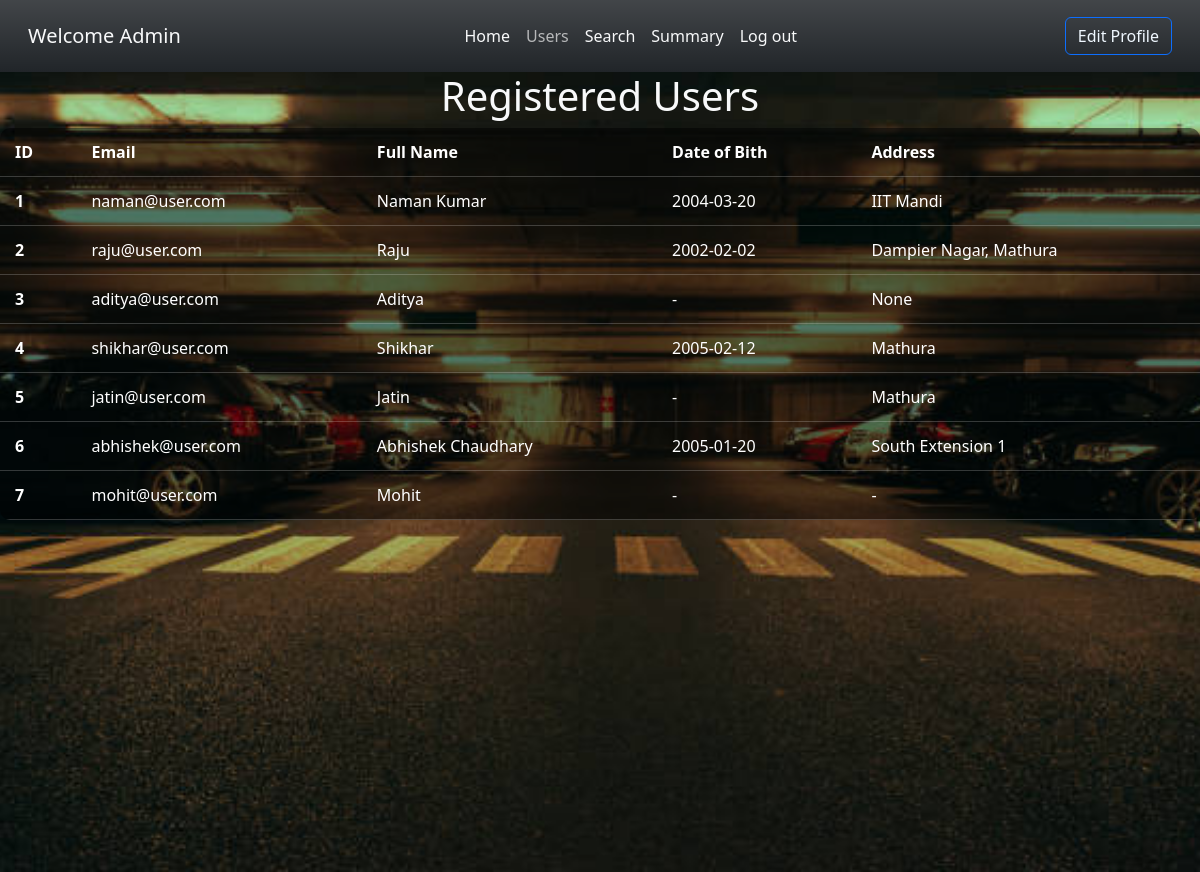
Screenshot of /user_details with the database file from the repository.
### application/models.py (models this page shows)
class User(db.Model):
    __tablename__='user'
    id=db.Column(db.Integer,primary_key=True)
    name=db.Column(db.String(),nullable=False)
    email=db.Column(db.String(),unique=True,nullable=False)
    password=db.Column(db.String(),nullable=False)
    address=db.Column(db.String(),nullable=True)
    dob=db.Column(db.String(),nullable=True)
    type=db.Column(db.String(),default='General')
    parking=db.relationship('Reserve_Spot',backref='bearer')

### application/controllers.py (the view)
@app.route('/user_details')
def user_details():
    users=User.query.all()
    admin=User.query.filter_by(type='Admin').first()
    return render_template('admin_dashboard2.html',users=users,admin=admin)

### templates/admin_dashboard2.html (shortened to what this page needs)
<!DOCTYPE html>
<html lang="en">
<head>
    <link href="https://cdn.jsdelivr.net/npm/bootstrap@5.3.7/dist/css/bootstrap.min.css" rel="stylesheet"
>
    <link rel="stylesheet" href="/static/dashboard.css">
</head>
<body>
    <div id="main">
        <nav class="navbar navbar-expand-lg text-white bg-dark bg-gradient p-3 ">
            <div class="container-fluid">
                <a class="navbar-brand text-light" href="/dashboard/admin">Welcome Admin</a>
                <div class="collapse navbar-collapse" id="navbarSupportedContent">
                    <ul class="navbar-nav mx-auto mb-2 mb-lg-0">
                        <li class="nav-item">
                            <a class="nav-link text-light  " href="/dashboard/admin">Home</a>
                        </li>
                        <li class="nav-item">
                            <a class="nav-link text-light btn disabled active" href="/user_details">Users</a>
                        </li>
                        <li class="nav-item">
                            <a class="nav-link text-light" href="/search_users">Search</a>
                        </li>
                        <li class="nav-item">
                            <a class="nav-link text-light" href="/admin_summary">Summary</a>
                        </li>
                        <li class="nav-item">
                            <a class="nav-link text-light" href="/login">Log out</a>
                        </li>
                    </ul>
                    <form class="d-flex" role="search">
                        <a href="/edit-details/{{admin.id}}" class="btn btn-outline-primary" style="color: aliceblue;"
                            id="edit">Edit Profile</a>
                    </form>
        </nav>
    </div>
    <div id="canvas">
        <div id="first-one">
            <h1 class="text-center text-light"> Registered Users</h1>
            <table class="table">
                <thead>
                    <tr>
                        <th scope="col">ID</th>
                        <th scope="col">Email</th>
                        <th scope="col">Full Name</th>
                        <th scope="col">Date of Bith</th>
                        <th scope="col">Address</th>
                    </tr>
                </thead>
                <tbody>
                    {%for user in users[1:]%}
                    <tr>
                        <th scope="row">{{loop.index}}</th>
                        <td>{{user.email}}</td>
                        <td>{{user.name}}</td>
                        <td>{{user.dob or '-'}}</td>
                        <td>{{user.address or '-'}}</td>
                    </tr>
                    {%endfor%}
                </tbody>
            </table>
        </div>
    </div>
</body>
</html>

### static/dashboard.css (style rules this page uses)
#main { margin: 0px; margin-top: 0px; }
#canvas { position: relative; background-image: url(2.jpg); background-repeat: no-repeat; background-position: center; background-size: cover; background-attachment: fixed; min-height: 100vh; }
.nav-link.active { color: white !important; border-radius: 0.25rem; }
nav.navbar { transition: background-color 0.3s ease, box-shadow 0.3s ease; }
.table { background: rgba(0, 0, 0, 0.5); color: white; border-radius: 10px; overflow: hidden; backdrop-filter: blur(8px); }
.table th, .table td { background: transparent; color: white; border-color: rgba(255, 255, 255, 0.2); }
#first-one { animation: fadeInUp 0.6s ease forwards; opacity: 0; transform: translateY(30px); overflow-x: auto; padding-bottom: 1rem; }
table.table th, table.table td { padding: 12px 15px; }

### rows the page displays
User: email "naman@user.com", name "Naman Kumar", dob "2004-03-20", address "IIT Mandi"
User: email "raju@user.com", name "Raju", dob "2002-02-02", address "Dampier Nagar, Mathura"
User: email "aditya@user.com", name "Aditya", dob "-", address "None"
User: email "shikhar@user.com", name "Shikhar", dob "2005-02-12", address "Mathura"
User: email "jatin@user.com", name "Jatin", dob "-", address "Mathura"
User: email "abhishek@user.com", name "Abhishek Chaudhary", dob "2005-01-20", address "South Extension 1"
User: email "mohit@user.com", name "Mohit", dob "-", address "-"
